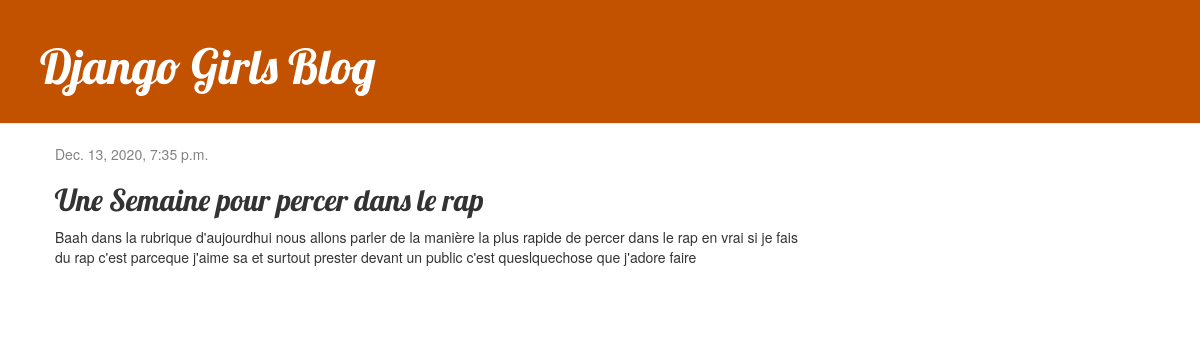
The app's page /post/1/ with its own data.
### blog/models.py (models this page shows, shortened)
class Post(models.Model):
    author = models.ForeignKey(settings.AUTH_USER_MODEL, on_delete=models.CASCADE)
    title = models.CharField(max_length=200)
    text = models.TextField()
    created_date = models.DateTimeField(default=timezone.now)
    published_date = models.DateTimeField(blank=True, null=True)

### blog/views.py (the view)
# urls.py: path('post/<int:pk>/', views.post_detail, name='post_detail'),
def post_detail(request, pk):
    post = get_object_or_404(Post, pk=pk)
    return render(request, 'blog/post_detail.html', {'post': post})

### blog/templates/blog/post_detail.html
{% extends 'blog/base.html' %}
{% block content %}
    <div class="post">
        {% if post.published_date %}
            <div class="date">
                {{ post.published_date }}
            </div>
        {% endif %}
        <h2>{{ post.title }}</h2>
        <p>{{ post.text|linebreaksbr }}</p>
    </div>
{% endblock %}

### blog/static/css/blog.css (style rules this page uses)
h1, h2, h3, h4 { font-family: 'Lobster', cursive; }
.date { color: #828282; }
.post { margin-bottom: 70px; }

### records on screen
Post: published_date "Dec. 13, 2020, 7:35 p.m.", title "Une Semaine pour percer dans le rap", text "Baah dans la rubrique d'aujourdhui nous allons parler de la manière la plus rapide de percer dans le rap en vrai si je fais du rap c'est parceque j'aime sa et surtout prester devant un public c'est queslquechose que j'adore faire"
